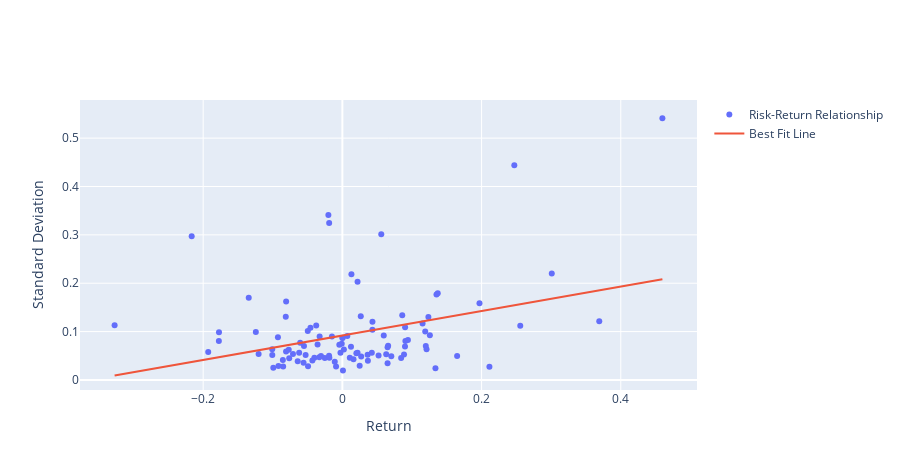

This figure's notebook cell:
### Code cell
fig=go.Figure()
fig.add_trace(go.Scatter(name='Risk-Return Relationship',
                         x=portfolio[:,0],
                         y=portfolio[:,1],mode='markers'))
fig.add_trace(go.Scatter(name='Best Fit Line',
                         x=portfolio[:,0],
                         y=best_fit, mode='lines'))
fig.update_layout(xaxis_title='Return',
                  yaxis_title='Standard Deviation',
                  width=900, height=470)
fig.show()
